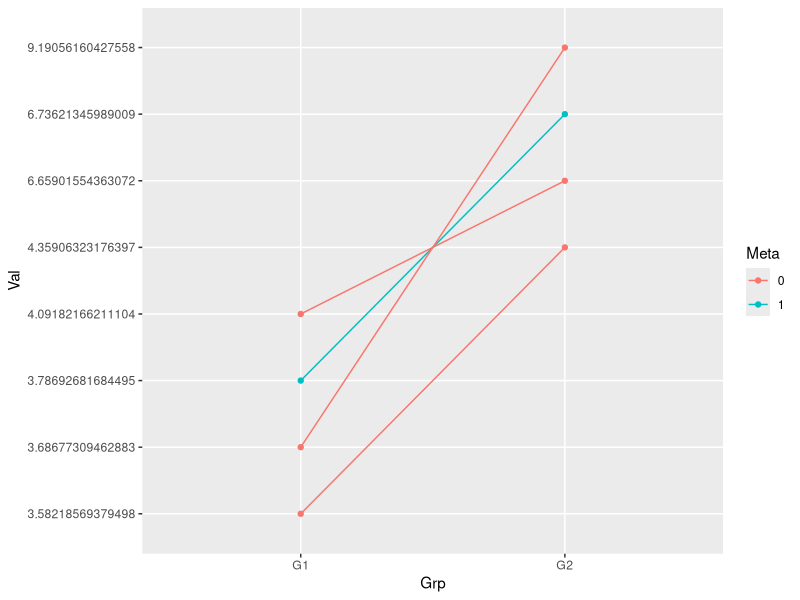

This chart was generated by the following R code:
#!/usr/bin/env Rscript
# lintwo , lines between two conditions
# The trouble I had with this was adding the mean as a special line
# this is the zero version, probably with alot of experimentatal code.
library(ggplot2)
library(Cairo)

# fix the pseudrand seq or not?
set.seed(1)

# I don't know what this function is for
my_smry <- function(y) { 
      ysd <- sd(y, na.rm = TRUE)
  ymd <- median(y, na.rm = TRUE)
    data.frame(y = ymd, ymin = ymd - ysd, ymax = ymd + ysd)
}

# We're going to simulate values coming from two conditions
ns <-6 
hns <- ns/2 # half the samples
g1m <- 4 # group 1 mean
g2m <- 6 # group 2 mean
g1sd <- 0.5 # group 1 sd
g2sd <- 2 # group 1 sd

d <- data.frame(row.names=paste0("S", 1:ns),
                Val=c(rnorm(hns, mean=g1m, sd=g1sd), rnorm(hns, mean=g2m, sd=g2sd)),
                Grp=rep(paste0("G",1:2), each=hns),
                Pair=rep(paste0("P",1:hns), 2),
                Meta=rep(0,ns))
d <- rbind(d, c(mean(d$Val[d$Grp=="G1"]), "G1", "NP", 1), c(mean(d$Val[d$Grp=="G2"]), "G2", "NP", 1))
# mean(d$Val[d$Grp=="G2"])

# a different dataframe ... nah, abandoned.
# dv <- data.frame(Grp=c("G1", "G2"), Mean=c(mean(d$Val[d$Grp=="G1"]), mean(d$Val[d$Grp=="G2"])))

CairoPNG("ltw0.png", 800, 800)
ggplot(d, aes(x=Grp, y=Val, group=Pair), colour=Grp) +
        geom_point(aes(colour=Meta)) +
        geom_path(aes(colour=Meta))
dev.off()

# CairoPNG("ltw1.png", 800, 800)
# ggplot(d, aes(x=Grp, y=Val, group=Pair), colour=Grp) +
# ggplot(d, aes(Grp, Val)) +
#      geom_point() +
      # geom_point(d, aes(x=Val), stat="mean")
#     geom_point(stat= "summary", fun.y=mean, shape=16, size=4, color="red")
    # stat_summary(geom="pointrange", fun.data=mean_se)
#     stat_summary(aes(x=Grp, y=Val))
    # stat_summary()
     # geom_path(color="green")
#    geom_pointrange(stat = "summary", fun.data = "my_smry", color = "red")
# dev.off()

# CairoPNG("ltw2.png", 800, 800)
# ggplot(d, aes(x=Grp, y=Val)) +
#        geom_point() +
#        stat_summary(geom="point", fun=mean, col="purple", size=5)
#        geom_path(color="green") +
       # geom_point(data=dv, mapping=aes(x=Grp, y=Mean))
#         geom_point(d, aes(x=Grp), stat="mean", colour="red")
# dev.off()
# the above is troublesome, it came from 
# https://stackoverflow.com/questions/52217852/how-to-add-means-to-a-ggplot-geom-point-plot
# .e. data=dv, introducing adding a different data frame onto the same plot? Oops, recipe for disast
